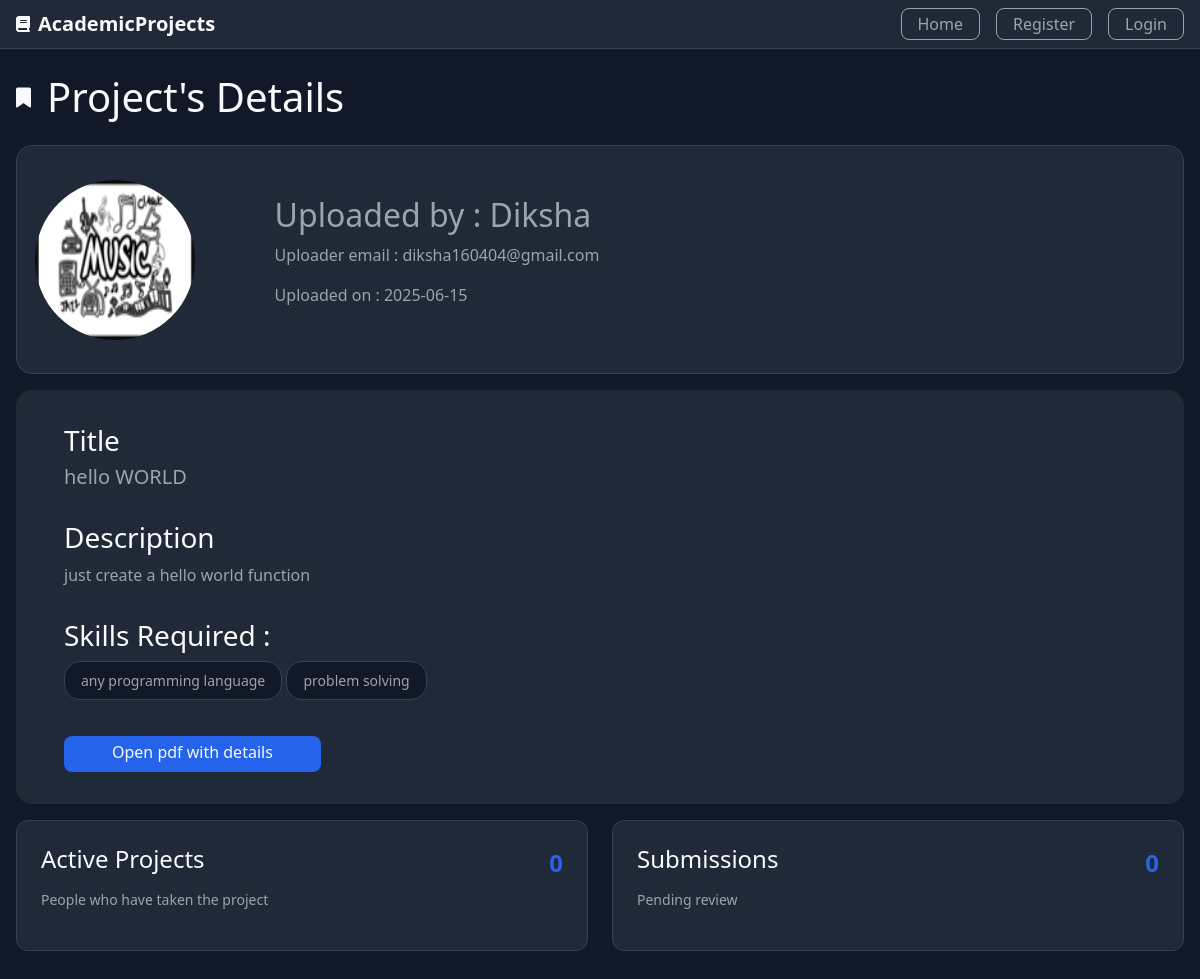
The page /project/details/1 on the database as committed earlier.
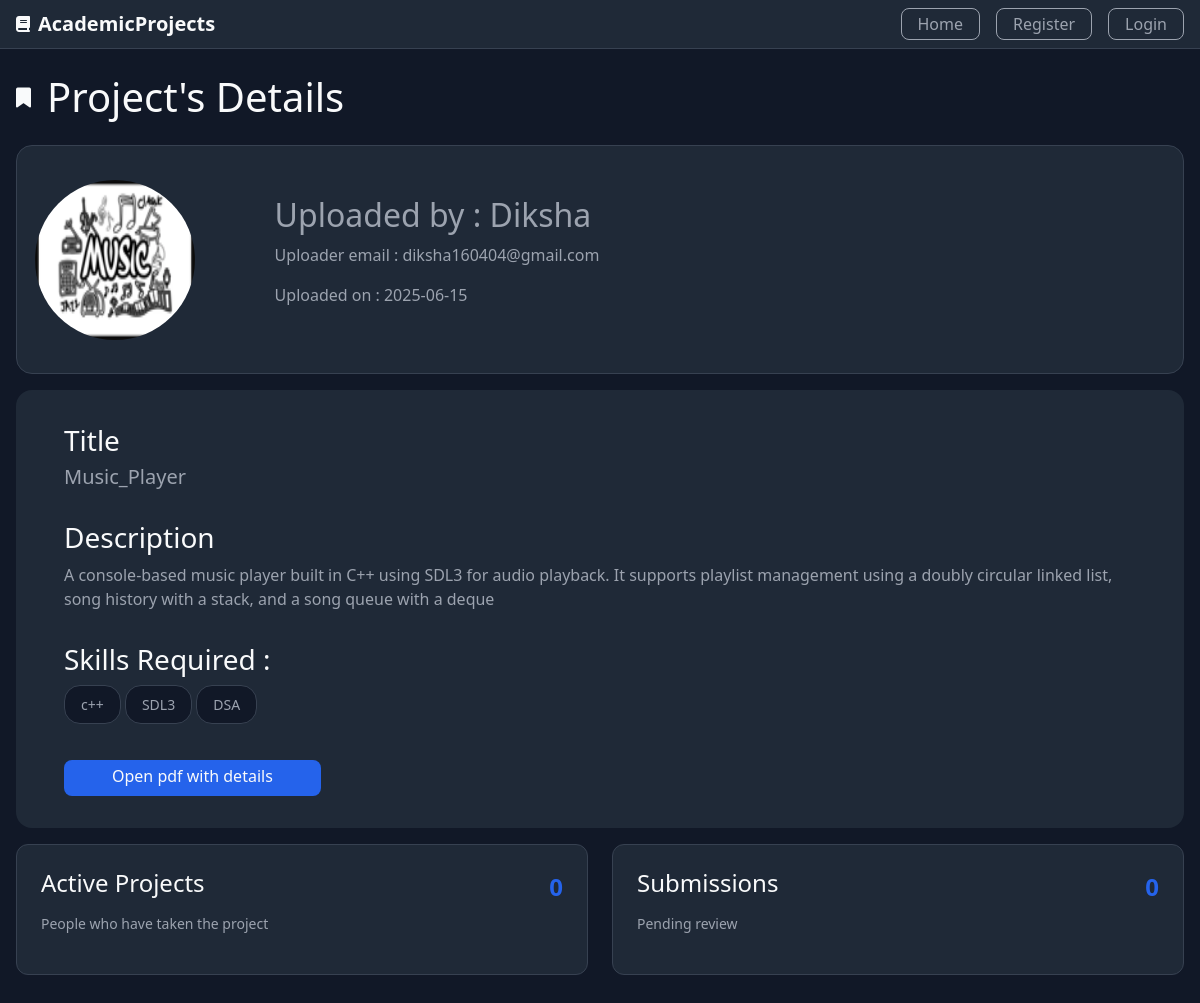
The same page on the database as committed later.
### Project/models.py (models this page shows, shortened)
class Project(db.Model):
    id=db.Column(db.Integer,primary_key=True)
    title=db.Column(db.String(100),nullable=False)
    description=db.Column(db.Text,nullable=False)
    skills=db.Column(db.Text,nullable=False)
    descriptive_pdf=db.Column(db.String(80),nullable=False,default='No pdf')
    user_count=db.Column(db.Integer,nullable=False,default=0)
    created_at=db.Column(db.DateTime,nullable=False,default=datetime.utcnow)
    created_by=db.Column(db.Integer,db.ForeignKey('user.id'))
    submission=db.relationship('Submission',backref='project',lazy=True,cascade="all,delete")
    project_taken_by=db.relationship('Project_Taken',backref='project',lazy=True,cascade="all,delete")

### Project/routes.py (the view)
@app.route("/project/details/<int:project_id>",methods=['GET','POST'])
def project_details(project_id):
    project=Project.query.get(project_id)
    img_src=url_for("static",filename="/profile_pics/"+project.user.profile_picture)
    pdf=url_for("static",filename="/project_details/"+project.descriptive_pdf)
    return render_template("project_details.html",title=project.title,user=project.user,img_src=img_src,project=project,pdf=pdf)

### Project/templates/project_details.html
{% extends "layout.html" %}
{% block content %}
    <main class="container dashboard">
        <div class="details-head">
            <i class="fa-solid fa-bookmark fa-lg"></i>
            <h1>Project's Details</h1>
        </div>
        <div class="details-header">
            <div class="profile-header-details">
                <img class="rounded-circle account-img img-profile" src="{{img_src}}">
                <div class="details">
                    <h2>Uploaded by : {{user.username}}</h2>
                    <p>Uploader email : {{user.email}}</p>
                    <p>Uploaded on : {{project.created_at.strftime("%Y-%m-%d")}}</p>
                </div>
            </div>
        </div>
        <div class="info-header">
            <div class="info-section">
                <h3>Title</h3>
                <h5>{{project.title}}</h5>
            </div>
            <div class="info-section">
                <h3>Description</h3>
                <div>{{project.description}}</div>
            </div>
            <div class="info-section skills">
                <h3>Skills Required : </h3>
                <ul>
                    {% for i in project.skills.split(',') %}
                    <li>{{i.strip()}}</li>
                    {% endfor %}
                </ul>
            </div>
            <div class="info-section">
                <a class="button button-diff info-btn" href="{{pdf}}" target="_blank">Open pdf with details</a>
            </div>
        </div>
        <div class="proj-grid">
      <div class="proj-card">
        <div class="proj-content">
          <h4>Active Projects</h4>
          <span class="proj-number">{{project.user_count}}</span>
        </div>
        <p>People who have taken the project</p>
      </div>
      <div class="proj-card">
        <div class="proj-content">
          <h4>Submissions</h4>
          <span class="proj-number">{{project.submission|length}}</span>
        </div>
        <p>Pending review</p>
      </div>
    </div>
    </main>
{% endblock content %}

Rows that differ between the two databases and show on the page:
changed Project: title "hello WORLD" → "Music_Player"; description "just create a hello world function" → "A console-based music player built in C++ using SDL3 for audio playback. It supports playlist management using a doubly circular linked list, song history with a stack, and a song queue with a deque"
Other text that changed with them:
new list line: "c++"
new list line: "SDL3"
new list line: "DSA"
list line gone: "any programming language"
list line gone: "problem solving"
